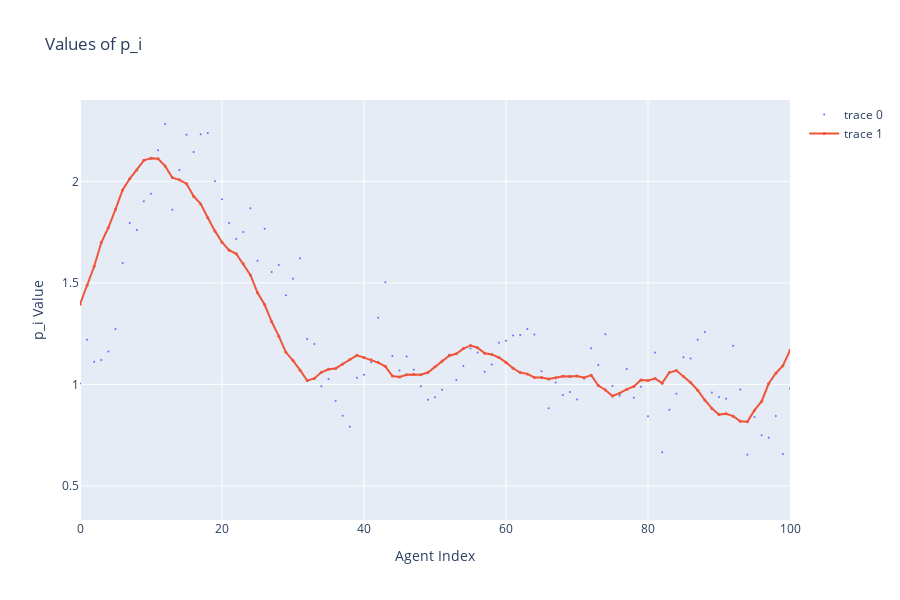

Here is the notebook cell this chart was saved with:
### Code cell
import plotly.graph_objs as go
import plotly.offline as pyo

trace = go.Scatter(
    y=score, mode="markers", marker=dict(size=2), line=dict(shape="linear")
)

trace2 = go.Scatter(
    y=score_smooth, mode="lines+markers", marker=dict(size=3), line=dict(shape="linear")
)
layout = go.Layout(
    title="Values of p_i",
    xaxis=dict(title="Agent Index", range=[0, 100]),
    yaxis=dict(title="p_i Value"),
    width=900,
    height=600,
)

fig = go.Figure(data=[trace, trace2], layout=layout)
pyo.iplot(fig)

### Figure 1 — Plotly figure (JSON) as saved in the notebook; plotly's stock layout.template omitted (floating-point values rounded to 4 significant figures; data arrays with more than 128 entries replaced by an {"elided": "..."} marker saying what was removed)
{"data": [{"line": {"shape": "linear"}, "marker": {"size": 2}, "mode": "markers", "type": "scatter", "y": {"elided": "3656 float values"}}, {"line": {"shape": "linear"}, "marker": {"size": 3}, "mode": "lines+markers", "type": "scatter", "y": {"elided": "3647 float values"}}], "layout": {"height": 600, "title": {"text": "Values of p_i"}, "width": 900, "xaxis": {"range": [0, 100], "title": {"text": "Agent Index"}}, "yaxis": {"title": {"text": "p_i Value"}}}}
